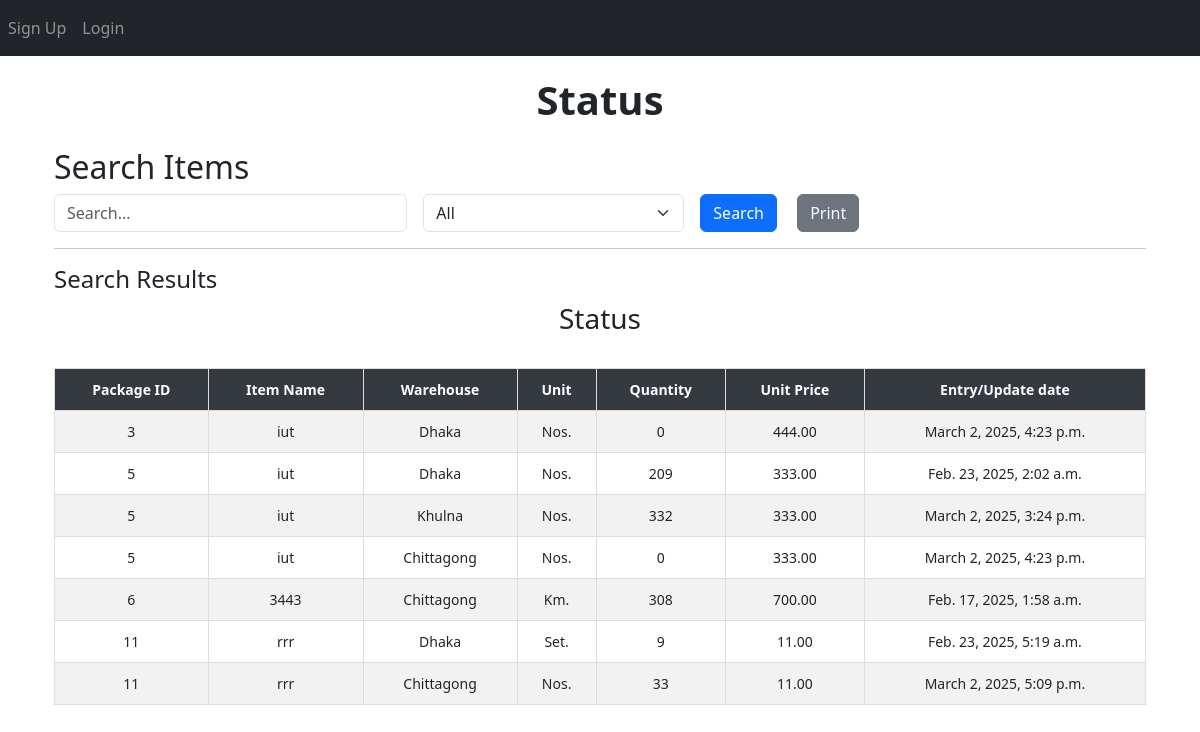
The app's page /status/ with its own data.
### App_Entry/models.py (models this page shows, shortened)
class Item(models.Model):
    WAREHOUSE_CHOICES = [
        ("Dhaka", "Dhaka"),
        ("Khulna", "Khulna"),
        ("Chittagong", "Chittagong"),
    ]
    UNIT_CHOICES = [
        ("Nos.", "Nos."),
        ("Mtr.", "Mtr."),
        ("Km.", "Km."),
        ("Set.", "Set."),
        ("Pair.", "Pair."),
    ]
    name = models.CharField(max_length=255)
    description = models.TextField(blank=True, null=True)
    warehouse = models.CharField(
        max_length=50, choices=WAREHOUSE_CHOICES, default="Dhaka"
    )
    unit_of_item = models.CharField(
        max_length=10, choices=UNIT_CHOICES, default="Nos."
    )  # Updated field
    unit_price = models.DecimalField(max_digits=15, decimal_places=2, default=0.00)
    quantity_of_item = models.BigIntegerField(default=0)
    package = models.ForeignKey(
        Package,
        on_delete=models.SET_NULL,
        related_name="package_of_item",
        null=True,
    )
    created_at = models.DateTimeField(auto_now_add=True)

class Package(models.Model):
    packageId = models.BigIntegerField(unique=True)

### App_Status/views.py (the view, shortened to what this page needs)
# urls.py: path("", views.status_page, name="status_page"),
def status_page(request):
    query = request.GET.get("query", "").strip()  # Strip leading/trailing whitespaces from query input
    filter_by = request.GET.get("filter_by", "All")
    date_filter = request.GET.get("date", "")
    items = Item.objects.all()
    if filter_by == "Entry/Update date" and date_filter:
        try:
            date_obj = datetime.strptime(date_filter, "%Y-%m-%d")
            items = items.filter(created_at__date=date_obj.date())
        except ValueError:
            pass  # If the date format is invalid, ignore the filter
    items = items.order_by("package__packageId")
    return render(
        request,
        "App_Status/status.html",
        {
            "items": items,
            "query": query,
            "filter_by": filter_by,
            "date_filter": date_filter,
        },
    )

### templates/App_Status/status.html (shortened to what this page needs)
{% extends 'base.html' %}
{% load crispy_forms_tags %}
{% load static %}
{% block body_block %}
<center><h1><b> Status </b></h1></center>
<div class="container mt-4">
    <h2>Search Items</h2>
    <form method="GET" action="{% url 'App_Status:status_page' %}" class="row g-3">
        <div class="col-md-4">
            <input type="text" name="query" id="searchQuery" class="form-control" placeholder="Search..." value="{{ query }}">
        </div>
        <div class="col-md-3">
            <select name="filter_by" id="filterDropdown" class="form-select" onchange="toggleInputFields()">
                <option value="All" {% if filter_by == "All" %}selected{% endif %}>All</option>
            </select>
        </div>
        <div class="col-md-2">
            <button type="submit" class="btn btn-primary me-3">Search</button>
            <button type="button" class="btn btn-secondary" onclick="printResults()">Print</button>
        </div>
    </form>
    <hr>
    <h4>Search Results</h4>
    <div id="printableArea" class="table-responsive">
        <h3 class="text-center">Status</h3>
        <br>
        <table class="table table-bordered table-striped table-hover">
            <thead class="table-dark sticky-top">
                <tr>
                    <th>Package ID</th>
                    <th>Item Name</th>
                    <th>Warehouse</th>
                    <th>Unit</th>
                    <th>Quantity</th>
                    <th>Unit Price</th>
                    <th>Entry/Update date</th>
                </tr>
            </thead>
            <tbody>
                {% if items %}
                    {% for item in items %}
                    <tr>
                        <td>{{ item.package.packageId }}</td>
                        <td>{{ item.name }}</td>
                        <td>{{ item.warehouse }}</td>
                        <td>{{ item.unit_of_item }}</td>
                        <td>{{ item.quantity_of_item }}</td>
                        <td>{{ item.unit_price }}</td>
                        <td>{{ item.created_at }}</td>
                    </tr>
                    {% endfor %}
                {% else %}
                    <tr>
                        <td colspan="7" class="text-center text-danger">No matching data found</td>
                    </tr>
                {% endif %}
            </tbody>
        </table>
    </div>
</div>
{% endblock %}

### templates/App_Status/status.html (style rules this page uses)
.table { font-size: 14px; text-align: center; }
.sticky-top { position: sticky; top: 0; z-index: 1020; }
.table-dark th { background-color: #343a40 !important; color: white !important; }
.table-bordered th, .table-bordered td { border: 1px solid #ddd !important; padding: 10px; }

### records on screen
Item: package.packageId "3", name "iut", warehouse "Dhaka", unit_of_item "Nos.", quantity_of_item "0", unit_price "444.00", created_at "March 2, 2025, 4:23 p.m."
Item: package.packageId "5", name "iut", warehouse "Dhaka", unit_of_item "Nos.", quantity_of_item "209", unit_price "333.00", created_at "Feb. 23, 2025, 2:02 a.m."
Item: package.packageId "5", name "iut", warehouse "Khulna", unit_of_item "Nos.", quantity_of_item "332", unit_price "333.00", created_at "March 2, 2025, 3:24 p.m."
Item: package.packageId "5", name "iut", warehouse "Chittagong", unit_of_item "Nos.", quantity_of_item "0", unit_price "333.00", created_at "March 2, 2025, 4:23 p.m."
Item: package.packageId "6", name "3443", warehouse "Chittagong", unit_of_item "Km.", quantity_of_item "308", unit_price "700.00", created_at "Feb. 17, 2025, 1:58 a.m."
Item: package.packageId "11", name "rrr", warehouse "Dhaka", unit_of_item "Set.", quantity_of_item "9", unit_price "11.00", created_at "Feb. 23, 2025, 5:19 a.m."
Item: package.packageId "11", name "rrr", warehouse "Chittagong", unit_of_item "Nos.", quantity_of_item "33", unit_price "11.00", created_at "March 2, 2025, 5:09 p.m."
